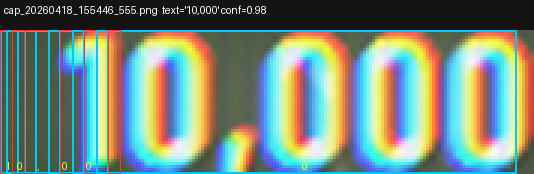
#> input picture tools/Mining_Signals/hud_tracker/anchors/ctc_alignment_viz/cap_20260418_155446_555_align.png, 534 x 174 px
$ python -i extract_labeled_glyphs.py   (imports and definitions only)
#> lines starting #> are read from the running program, lines starting #| are printed output that depends on the picture; after the words box and inside, x2 and y2 are one past the last pixel; in counts of white or black regions, pixels touching at a corner belong together
#> further down, picture is the input picture: PIL image 534x174 RGB; mean R, G, B 118.9, 139.2, 126.4
"""Extract per-digit 28×28 training glyphs from a labeled SCAN RESULTS panel.

Given a panel image and a label dict (from the labeler), this walks
every numeric field the user typed and pairs each character with the
corresponding segmented glyph in the image. Output: per-class PNGs
under ``training_data_user_panel/<char>/`` ready for
``ocr/train_model.py``.

Called by the labeler after each Save+Next.

Can also be run standalone to back-fill from all already-labeled
panels:
  python scripts/extract_labeled_glyphs.py --all
"""
from __future__ import annotations

import argparse
import json
import re
import sys
from pathlib import Path
from typing import Optional

import numpy as np
from PIL import Image

THIS = Path(__file__).resolve()
TOOL = THIS.parent.parent
sys.path.insert(0, str(TOOL))

# NOTE: we deliberately don't import ocr.onnx_hud_reader because its
# _find_label_rows uses pytesseract which hangs indefinitely on some
# Python 3.14 installs. We re-implement label-row detection using
# direct tesseract.exe subprocess calls (same approach as the labeler).
import re as _re
import subprocess as _subprocess
from typing import Optional as _Optional

_TESSERACT_EXE = r"C:\Program Files\Tesseract-OCR\tesseract.exe"


# [101 lines left out: functions _otsu, _tesseract_char_boxes, not called in this run]


def _tesseract_tsv(img: Image.Image) -> list[dict]:
    """Run tesseract and return per-word TSV rows (dict with text/left/top/width/height)."""
    import tempfile
    import os as _os
    with tempfile.NamedTemporaryFile(suffix=".png", delete=False) as tf:
        tmp = tf.name
    try:
        img.save(tmp)
        out = _subprocess.check_output(
            [_TESSERACT_EXE, tmp, "-", "tsv"],
            timeout=10, text=True,
            stderr=_subprocess.DEVNULL,
            creationflags=getattr(_subprocess, "CREATE_NO_WINDOW", 0),
        )
    except Exception:
        return []
    finally:
        try: _os.unlink(tmp)
        except Exception: pass
    rows = []
    for line in out.splitlines()[1:]:
        parts = line.split("\t")
        if len(parts) < 12:
            continue
        text = parts[11].strip()
        if not text:
            continue
        try:
            rows.append({
                "text": text,
                "left": int(parts[6]),
                "top": int(parts[7]),
                "width": int(parts[8]),
                "height": int(parts[9]),
            })
        except Exception:
            continue
    return rows


def _preprocess_img_for_tess(img: Image.Image) -> Image.Image:
    """Warm-channel + auto-polarity preprocessing for Tesseract.
    Works on both dark-space and light-nebula backgrounds.
    """
    arr = np.asarray(img.convert("RGB"), dtype=np.int16)
    R = arr[..., 0]; G = arr[..., 1]; B = arr[..., 2]
#> after `R = arr[..., 0]`:
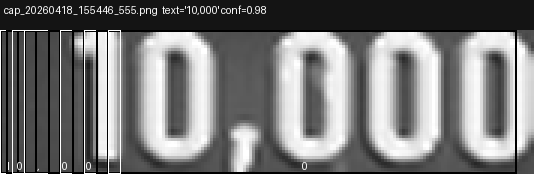
#> R: shape (174, 534) int16; min 0, max 255, mean 118.9
#> after `G = arr[..., 1]`:
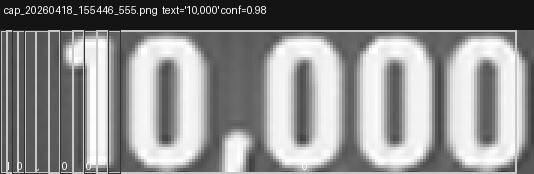
#> G: shape (174, 534) int16; min 20, max 255, mean 139.2
#> after `B = arr[..., 2]`:
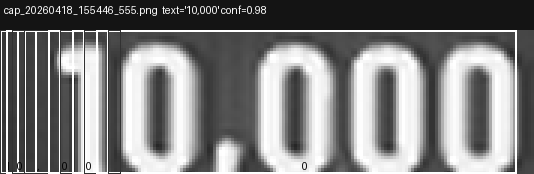
#> B: shape (174, 534) int16; min 3, max 255, mean 126.4
    # Orange signature strength
    warm = np.clip((R - B).clip(0, None).astype(np.int32) +
                   (R - G).clip(0, None).astype(np.int32) * 2,
                   0, 255).astype(np.uint8)
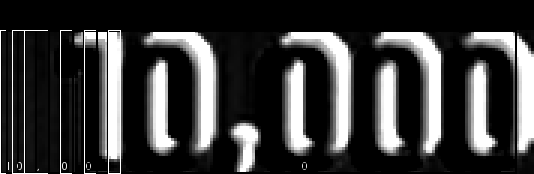
#> warm: shape (174, 534); min 0, max 255, mean 58.2
    # Stretch contrast
    lo, hi = int(np.percentile(warm, 50)), int(np.percentile(warm, 99))
#> lo = 0; hi = 255
    if hi > lo:
        warm = np.clip((warm.astype(np.int32) - lo) * 255 // max(1, hi - lo),
                       0, 255).astype(np.uint8)
    # Binary: bright warm = text; invert so text is BLACK for Tesseract
    binary = np.where(warm > 60, 0, 255).astype(np.uint8)
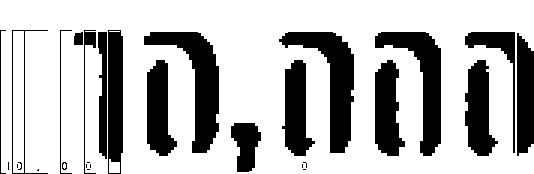
#> binary: shape (174, 534); 72.5% white; 29 black regions (11 under 20 px), largest, box (x1, y1, x2, y2) and area: (144, 32, 219, 153) 3315, (279, 32, 354, 153) 3285, (375, 32, 441, 156) 2952
    return Image.fromarray(binary, mode="L")


def _find_label_rows(img: Image.Image) -> dict:
    """Find y-bands + right-edge of MASS/RESISTANCE/INSTABILITY labels.
    Uses direct tesseract.exe call (no pytesseract).

    Returns {field: (y1, y2, label_right_x)} for fields that were found.
    """
    # Try preprocessed first (robust across backgrounds), fall back to
    # raw grayscale if that yields nothing.
    proc = _preprocess_img_for_tess(img)
    rows = _tesseract_tsv(proc)
    if not rows:
        rows = _tesseract_tsv(img.convert("L"))
    out: dict = {}
    for r in rows:
        t = r["text"].upper().rstrip(":")
        field = None
        if "MASS" in t: field = "mass"
        elif "RESIS" in t or "RESIS1" in t: field = "resistance"
        elif "INSTAB" in t: field = "instability"
        if field and field not in out:
            y1 = r["top"]
            y2 = r["top"] + r["height"]
            label_right = r["left"] + r["width"]
            # Extend band ±10 px vertically to catch the full row
            out[field] = (max(0, y1 - 10), y2 + 10, label_right)
    return out


# [28 lines left out: function _find_value_crop, not called in this run]

PANELS_ROOT = TOOL / "training_data_panels"
PANEL_GLYPH_ROOT = TOOL / "training_data_user_panel"
SIG_GLYPH_ROOT   = TOOL / "training_data_user_sig"
BLACKLIST_DIR    = TOOL / "training_data_blacklist"

# Similarity threshold for blacklist match (0..1, lower = stricter)
_BLACKLIST_THR = 0.88


# [16 lines left out: functions _phash, _hash_similarity, not called in this run]


_blacklist_hashes: Optional[list[np.ndarray]] = None


# [97 lines left out: functions _load_blacklist, _locate_icon_via_blacklist_match, _is_blacklisted, not called in this run]

# Debug log — each extraction run appends one line per field/row
_DEBUG_LOG = TOOL / "extract_debug.log"
_DEBUG = True  # Set False to silence


# [9 lines left out: function _debug, not called in this run]

# Reference height the label detector is tuned for
REF_H = 541

# Numeric fields in region1 and how they map to the label dict + which
# panel row to look in.
#   label_field: the key in the user's JSON label
#   row_key:     where in `_find_label_rows(panel)` to look for the y-band
#                (or None if we locate it differently)
PANEL_FIELDS = [
    # simple values keyed off label_rows
    ("mass",        "mass",         None),
    ("resistance",  "resistance",   None),
    ("instability", "instability",  None),
]


# [855 lines left out: functions _isolate_main_row, _find_main_row_bounds, _segment_digits, _glyph_to_28x28, _save_glyph, _upscale_to_ref and 5 more, not called in this run]


# [2 lines not run here, left out]

>>> from PIL import Image
>>> picture = Image.open('../hud_tracker/anchors/ctc_alignment_viz/cap_20260418_155446_555_align.png')
#> (the run stopped early here; a loop or call above may not have finished)
